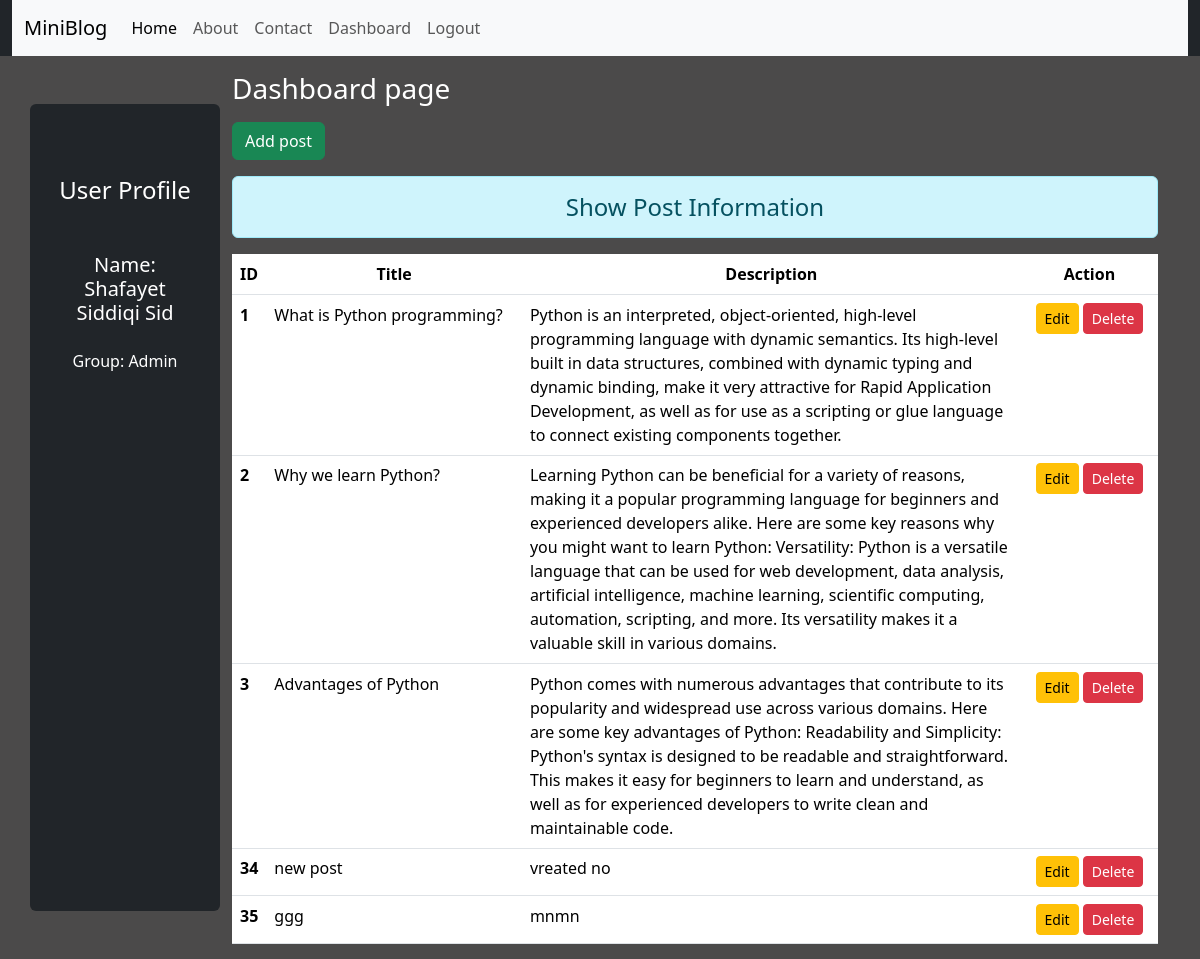
The page /dashboard/ (signed in) on the database its author committed.
### blog/models.py (models this page shows)
class Post(models.Model):
    title = models.CharField(max_length=200)
    description = models.TextField()

### blog/views.py (the view)
# urls.py: path('dashboard/', views.dashboard, name='dashboard'),
def dashboard(request):
    if request.user.is_authenticated:
        posts = Post.objects.all()
        user = request.user
        full_name = user.get_full_name()
        groups = user.groups.all()
        return render(request, 'blog/dashboard.html', {'posts': posts, 'full_name': full_name, 'groups': groups})
    else:
        return HttpResponseRedirect('/login/')

### blog/templates/blog/dashboard.html (shortened to what this page needs)
{% extends 'blog/base.html' %}
{% load static %}
{% block side %}
    <div class="col-sm-2 bg-dark text-white my-5 text-center rounded p-4">
        <h4 class="my-5">User Profile</h4>
        <h5 class="font-weight-bold mb-4">Name: {{full_name}}</h5>
        {% for group in groups %}
            <p class="mb-2">Group: {{group.name}}</p>
        {% endfor %}
    </div>
{% endblock side %}
{% block content %}
    <div class="col-sm-10">
        <h3 class="text-white my-3">Dashboard page</h3>
        <a href="{% url 'addpost' %}" class="btn btn-success">Add post</a>
        <h4 class="text-center alert alert-info mt-3">Show Post Information</h4>
        {% if posts %}
            <table class="table table-hover bg-white">
                <thead>
                    <tr class="text-center">
                        <th scope="col" style="width:2%">ID</th>
                        <th scope="col" style="width:28%">Title</th>
                        <th scope="col" style="width:55%">Description</th>
                        <th scope="col" style="width:15%">Action</th>
                    </thead>
                    <tbody>
                        {% for post in posts %}
                        <tr>
                            <th scope="row">{{post.id}}</th>
                            <td>{{post.title}}</td>
                            <td>{{post.description}}</td>
                            <td class="text-center">
                                <a href="{% url 'updatepost' post.id %}" class="btn btn-warning btn-sm">Edit</a>
                                {% if perms.blog.delete_post %}
                                    <form action="{% url 'deletepost' post.id %}" method="post" class="d-inline">
                                        <input type="submit" class="btn btn-danger btn-sm" value="Delete">
                                    </form>
                                {% endif %}
                            </td>
                        <tr>
                        {% endfor %}
                    </tbody>
            </table>
        {% else %}
            <h4 class="text-center alert alert-warning">No Records</h4>
        {% endif %}
    </div>
{% endblock content %}

### blog/static/blog/css/style.css (style rules this page uses)
body { background-color: rgb(75, 74, 74); color:antiquewhite; }

### rows shown on the page
Post: id "1", title "What is Python programming?", description "Python is an interpreted, object-oriented, high-level programming language with dynamic semantics. Its high-level built in data structures, combined with dynamic typing and dynamic binding, make it very attractive for Rapid Application Development, as well as for use as a scripting or glue language to connect existing components together."
Post: id "2", title "Why we learn Python?", description "Learning Python can be beneficial for a variety of reasons, making it a popular programming language for beginners and experienced developers alike. Here are some key reasons why you might want to learn Python: Versatility: Python is a versatile language that can be used for web development, data analysis, artificial intelligence, machine learning, scientific computing, automation, scripting, and more. Its versatility makes it a valuable skill in various domains."
Post: id "3", title "Advantages of Python", description "Python comes with numerous advantages that contribute to its popularity and widespread use across various domains. Here are some key advantages of Python: Readability and Simplicity: Python's syntax is designed to be readable and straightforward. This makes it easy for beginners to learn and understand, as well as for experienced developers to write clean and maintainable code."
Post: id "34", title "new post", description "vreated no"
Post: id "35", title "ggg", description "mnmn"

### other values the page prints
{{ full_name }} "Shafayet Siddiqi Sid"
{{ group.name }} "Admin"
